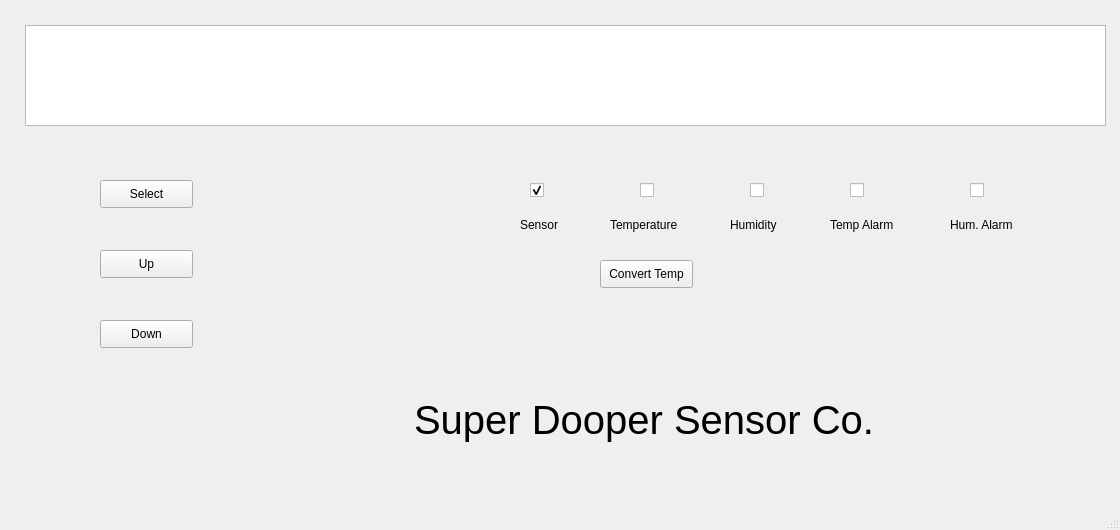
<?xml version="1.0" encoding="UTF-8"?>
<ui version="4.0">
 <class>MainWindow</class>
 <widget class="QMainWindow" name="MainWindow">
  <property name="geometry">
   <rect>
    <x>0</x>
    <y>0</y>
    <width>1120</width>
    <height>530</height>
   </rect>
  </property>
  <property name="windowTitle">
   <string>MainWindow</string>
  </property>
  <widget class="QWidget" name="centralwidget">
   <widget class="QLabel" name="label_hum_alarm">
    <property name="geometry">
     <rect>
      <x>950</x>
      <y>200</y>
      <width>76</width>
      <height>50</height>
     </rect>
    </property>
    <property name="text">
     <string>Hum. Alarm</string>
    </property>
   </widget>
   <widget class="QLabel" name="label_t_alarm">
    <property name="geometry">
     <rect>
      <x>830</x>
      <y>200</y>
      <width>76</width>
      <height>50</height>
     </rect>
    </property>
    <property name="text">
     <string>Temp Alarm</string>
    </property>
   </widget>
   <widget class="QLabel" name="label_hum_2">
    <property name="geometry">
     <rect>
      <x>730</x>
      <y>200</y>
      <width>55</width>
      <height>50</height>
     </rect>
    </property>
    <property name="text">
     <string>Humidity</string>
    </property>
   </widget>
   <widget class="QLabel" name="label_temp">
    <property name="geometry">
     <rect>
      <x>610</x>
      <y>200</y>
      <width>76</width>
      <height>50</height>
     </rect>
    </property>
    <property name="text">
     <string>Temperature</string>
    </property>
   </widget>
   <widget class="QPushButton" name="pb_select">
    <property name="geometry">
     <rect>
      <x>100</x>
      <y>180</y>
      <width>93</width>
      <height>28</height>
     </rect>
    </property>
    <property name="text">
     <string>Select</string>
    </property>
   </widget>
   <widget class="QPushButton" name="pb_up">
    <property name="geometry">
     <rect>
      <x>100</x>
      <y>250</y>
      <width>93</width>
      <height>28</height>
     </rect>
    </property>
    <property name="text">
     <string>Up</string>
    </property>
   </widget>
   <widget class="QPushButton" name="pb_down">
    <property name="geometry">
     <rect>
      <x>100</x>
      <y>320</y>
      <width>93</width>
      <height>28</height>
     </rect>
    </property>
    <property name="text">
     <string>Down</string>
    </property>
   </widget>
   <widget class="QLabel" name="label_sensor">
    <property name="geometry">
     <rect>
      <x>520</x>
      <y>200</y>
      <width>51</width>
      <height>50</height>
     </rect>
    </property>
    <property name="text">
     <string>Sensor</string>
    </property>
   </widget>
   <widget class="QTextEdit" name="screen_output">
    <property name="geometry">
     <rect>
      <x>25</x>
      <y>25</y>
      <width>1081</width>
      <height>101</height>
     </rect>
    </property>
    <property name="font">
     <font>
      <pointsize>32</pointsize>
     </font>
    </property>
   </widget>
   <widget class="QPushButton" name="pb_convertTemp">
    <property name="geometry">
     <rect>
      <x>600</x>
      <y>260</y>
      <width>93</width>
      <height>28</height>
     </rect>
    </property>
    <property name="text">
     <string>Convert Temp</string>
    </property>
   </widget>
   <widget class="QLabel" name="label_logo">
    <property name="geometry">
     <rect>
      <x>414</x>
      <y>379</y>
      <width>551</width>
      <height>81</height>
     </rect>
    </property>
    <property name="font">
     <font>
      <pointsize>30</pointsize>
     </font>
    </property>
    <property name="text">
     <string>Super Dooper Sensor Co.</string>
    </property>
   </widget>
   <widget class="QCheckBox" name="led_sensor">
    <property name="geometry">
     <rect>
      <x>530</x>
      <y>180</y>
      <width>21</width>
      <height>20</height>
     </rect>
    </property>
    <property name="text">
     <string/>
    </property>
    <property name="checkable">
     <bool>true</bool>
    </property>
    <property name="checked">
     <bool>true</bool>
    </property>
   </widget>
   <widget class="QCheckBox" name="led_temp">
    <property name="geometry">
     <rect>
      <x>640</x>
      <y>180</y>
      <width>21</width>
      <height>20</height>
     </rect>
    </property>
    <property name="text">
     <string/>
    </property>
   </widget>
   <widget class="QCheckBox" name="led_hum">
    <property name="geometry">
     <rect>
      <x>750</x>
      <y>180</y>
      <width>21</width>
      <height>20</height>
     </rect>
    </property>
    <property name="text">
     <string/>
    </property>
   </widget>
   <widget class="QCheckBox" name="led_t_alarm">
    <property name="geometry">
     <rect>
      <x>850</x>
      <y>180</y>
      <width>21</width>
      <height>20</height>
     </rect>
    </property>
    <property name="text">
     <string/>
    </property>
   </widget>
   <widget class="QCheckBox" name="led_h_alarm">
    <property name="geometry">
     <rect>
      <x>970</x>
      <y>180</y>
      <width>21</width>
      <height>20</height>
     </rect>
    </property>
    <property name="text">
     <string/>
    </property>
   </widget>
  </widget>
  <widget class="QMenuBar" name="menubar">
   <property name="geometry">
    <rect>
     <x>0</x>
     <y>0</y>
     <width>1120</width>
     <height>26</height>
    </rect>
   </property>
  </widget>
  <widget class="QStatusBar" name="statusbar"/>
 </widget>
 <resources/>
 <connections/>
</ui>
